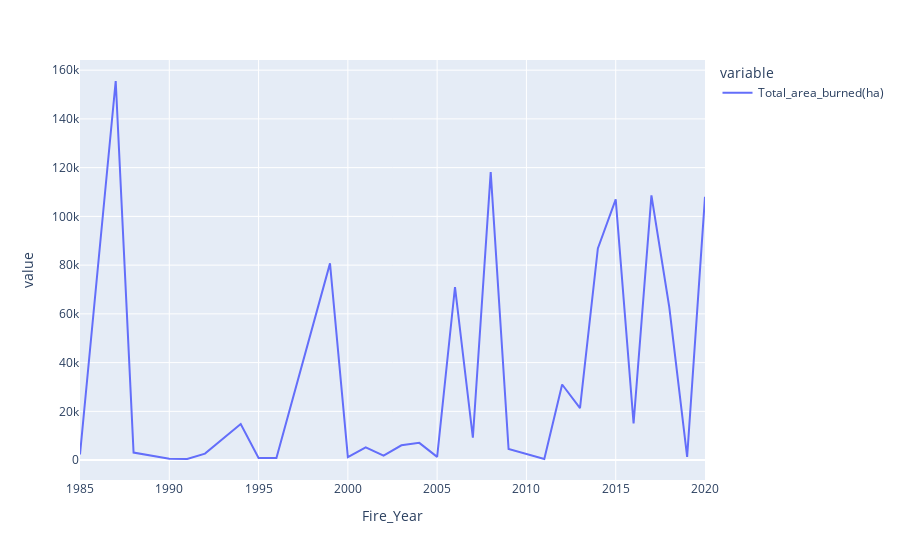

The code cell stored with this chart in its notebook:
### Code cell
px.line(single_region_fires[single_region_fires['US_L3NAME']=='Klamath Mountains/California High North Coast Range'].groupby('Fire_Year').sum()[['Total_area_burned(ha)']])

### Figure 1 — Plotly figure (JSON) as saved in the notebook; plotly's stock layout.template omitted (floating-point values rounded to 4 significant figures)
{"data": [{"hovertemplate": "variable=Total_area_burned(ha)<br>Fire_Year=%{x}<br>value=%{y}<extra></extra>", "legendgroup": "Total_area_burned(ha)", "line": {"color": "#636efa", "dash": "solid"}, "marker": {"symbol": "circle"}, "mode": "lines", "name": "Total_area_burned(ha)", "orientation": "v", "showlegend": true, "type": "scatter", "x": [1985, 1987, 1988, 1990, 1991, 1992, 1994, 1995, 1996, 1999, 2000, 2001, 2002, 2003, 2004, 2005, 2006, 2007, 2008, 2009, 2011, 2012, 2013, 2014, 2015, 2016, 2017, 2018, 2019, 2020], "xaxis": "x", "y": [2322.0, 155600.0, 3106.0, 597.1, 451.3, 2671.0, 14770.0, 886.3, 845.0, 80710.0, 1186.0, 5235.0, 1852.0, 6077.0, 7078.0, 1310.0, 71020.0, 9170.0, 118200.0, 4556.0, 450.4, 31030.0, 21290.0, 86840.0, 107000.0, 15000.0, 108600.0, 62710.0, 1295.0, 108000.0], "yaxis": "y"}], "layout": {"legend": {"title": {"text": "variable"}, "tracegroupgap": 0}, "margin": {"t": 60}, "xaxis": {"anchor": "y", "domain": [0, 1], "title": {"text": "Fire_Year"}}, "yaxis": {"anchor": "x", "domain": [0, 1], "title": {"text": "value"}}}}
